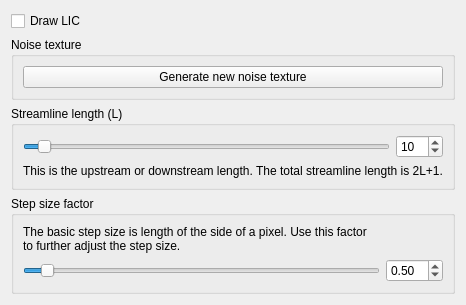
          <widget class="QWidget" name="LICSettingsPage">
           <attribute name="title">
            <string>LIC</string>
           </attribute>
           <layout class="QVBoxLayout" name="verticalLayout_15">
            <item>
             <layout class="QVBoxLayout" name="LICSettings">
              <item>
               <widget class="QCheckBox" name="drawLicCheckBox">
                <property name="text">
                 <string>Draw LIC</string>
                </property>
               </widget>
              </item>
              <item>
               <widget class="QGroupBox" name="LICNoiseTextureGroupBox">
                <property name="title">
                 <string>Noise texture</string>
                </property>
                <layout class="QGridLayout" name="gridLayout_11">
                 <item row="1" column="0" colspan="2">
                  <widget class="QPushButton" name="LICNoiseTextureGenerateNewPushButton">
                   <property name="text">
                    <string>Generate new noise texture</string>
                   </property>
                  </widget>
                 </item>
                </layout>
               </widget>
              </item>
             </layout>
            </item>
            <item>
             <widget class="QGroupBox" name="LICStreamlineLengthGroupBox">
              <property name="title">
               <string>Streamline length (L)</string>
              </property>
              <layout class="QGridLayout" name="gridLayout_12">
               <item row="2" column="1">
                <widget class="QSpinBox" name="LICStreamlineLengthSpinBox">
                 <property name="maximum">
                  <number>256</number>
                 </property>
                 <property name="value">
                  <number>10</number>
                 </property>
                </widget>
               </item>
               <item row="2" column="0">
                <widget class="QSlider" name="LICStreamlineLengthHorizontalSlider">
                 <property name="minimum">
                  <number>0</number>
                 </property>
                 <property name="maximum">
                  <number>256</number>
                 </property>
                 <property name="singleStep">
                  <number>1</number>
                 </property>
                 <property name="value">
                  <number>10</number>
                 </property>
                 <property name="orientation">
                  <enum>Qt::Horizontal</enum>
                 </property>
                </widget>
               </item>
               <item row="3" column="0" colspan="2">
                <widget class="QLabel" name="LICStreamlineLengthLabel">
                 <property name="text">
                  <string>This is the upstream or downstream length. The total streamline length is 2L+1.</string>
                 </property>
                </widget>
               </item>
              </layout>
             </widget>
            </item>
            <item>
             <widget class="QGroupBox" name="LICStepSizeFactorGroupBox">
              <property name="title">
               <string>Step size factor</string>
              </property>
              <layout class="QGridLayout" name="gridLayout_10">
               <item row="1" column="1">
                <widget class="QDoubleSpinBox" name="LICStepSizeFactorDoubleSpinBox">
                 <property name="maximum">
                  <double>10.000000000000000</double>
                 </property>
                 <property name="singleStep">
                  <double>0.100000000000000</double>
                 </property>
                 <property name="value">
                  <double>0.500000000000000</double>
                 </property>
                </widget>
               </item>
               <item row="1" column="0">
                <widget class="QSlider" name="LICStepSizeFactorHorizontalSlider">
                 <property name="maximum">
                  <number>1000</number>
                 </property>
                 <property name="value">
                  <number>50</number>
                 </property>
                 <property name="orientation">
                  <enum>Qt::Horizontal</enum>
                 </property>
                </widget>
               </item>
               <item row="0" column="0">
                <widget class="QLabel" name="LICStepSizeFactorLabel">
                 <property name="text">
                  <string>The basic step size is length of the side of a pixel. Use this factor to further adjust the step size.</string>
                 </property>
                 <property name="wordWrap">
                  <bool>true</bool>
                 </property>
                </widget>
               </item>
              </layout>
             </widget>
            </item>
           </layout>
          </widget>
